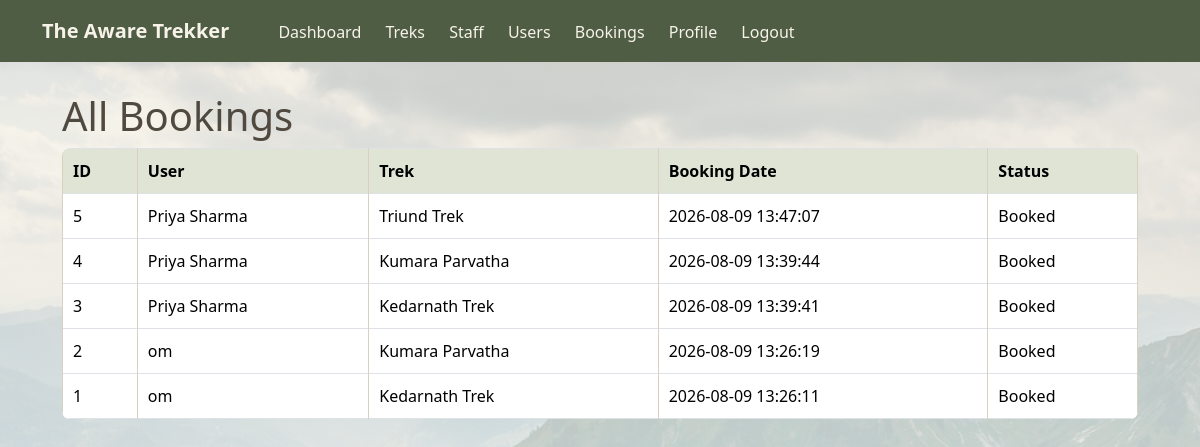
Screenshot of /admin/bookings (signed in) with the database file from the repository.
### models.py (models this page shows)
class Booking(db.Model):
    id = db.Column(db.Integer, primary_key=True)
    booking_date = db.Column(
        db.DateTime,
        server_default=db.func.now()
    )
    status = db.Column(
        db.Enum(BookingStatus),
        default=BookingStatus.BOOKED,
        nullable=False
    )
    user_id = db.Column(
        db.Integer,
        db.ForeignKey("user.id"),
        nullable=False
    )
    trek_id = db.Column(
        db.Integer,
        db.ForeignKey("trek.id"),
        nullable=False
    )

class User(UserMixin, db.Model):
    id = db.Column(db.Integer, primary_key=True)
    name = db.Column(db.String(100), nullable=False)
    email = db.Column(db.String(120), unique=True, nullable=False)
    password = db.Column(db.String(100), nullable=False)
    phone = db.Column(db.String(20))
    role = db.Column(db.Enum(UserRole), nullable=False)
    approved = db.Column(db.Boolean, default=False)
    blacklisted = db.Column(db.Boolean, default=False)
    bookings = db.relationship(
        "Booking",
        backref="user",
        cascade="all, delete-orphan"
    )
    assigned_treks = db.relationship(
        "Trek",
        backref="staff"
    )

class Trek(db.Model):
    id = db.Column(db.Integer, primary_key=True)
    name = db.Column(db.String(100), nullable=False)
    location = db.Column(db.String(100), nullable=False)
    difficulty = db.Column(
        db.Enum(TrekDifficulty),
        nullable=False
    )
    duration = db.Column(db.Integer, nullable=False)
    total_slots = db.Column(db.Integer, nullable=False)
    available_slots = db.Column(db.Integer, nullable=False)
    start_date = db.Column(db.Date, nullable=False)
    end_date = db.Column(db.Date, nullable=False)
    status = db.Column(
        db.Enum(TrekStatus),
        default=TrekStatus.OPEN,
        nullable=False
    )
    description = db.Column(db.Text)
    staff_id = db.Column(
        db.Integer,
        db.ForeignKey("user.id")
    )
    bookings = db.relationship(
        "Booking",
        backref="trek",
        cascade="all, delete-orphan"
    )

### app.py (the view)
@app.route("/admin/bookings")
@login_required
def admin_bookings():
    if not admin_only():
        return redirect(url_for("home"))
    bookings = Booking.query.order_by(
        Booking.booking_date.desc()
    ).all()
    return render_template(
        "admin/bookings.html",
        bookings=bookings
    )

### app.py (called while the page is built)
@login_manager.user_loader
def load_user(user_id):
    return User.query.get(int(user_id))

def admin_only():
    if current_user.role != UserRole.ADMIN:
        flash("Access denied.")
        return False
    return True

### templates/admin/bookings.html (shortened to what this page needs)
{% extends "base.html" %}
{% block content %}
<h1>All Bookings</h1>
<table class="table table-bordered">
    <tr>
        <th>ID</th>
        <th>User</th>
        <th>Trek</th>
        <th>Booking Date</th>
        <th>Status</th>
    </tr>
    {% for booking in bookings %}
    <tr>
        <td>{{ booking.id }}</td>
        <td>{{ booking.user.name }}</td>
        <td>{{ booking.trek.name }}</td>
        <td>{{ booking.booking_date }}</td>
        <td>{{ booking.status.value }}</td>
    </tr>
    {% else %}
    <tr>
        <td colspan="5">No bookings yet.</td>
    </tr>
    {% endfor %}
</table>
{% endblock %}

### rows the page displays
Booking: id "5", user.name "Priya Sharma", trek.name "Triund Trek", booking_date "2026-08-09 13:47:07", status.value "Booked"
Booking: id "4", user.name "Priya Sharma", trek.name "Kumara Parvatha", booking_date "2026-08-09 13:39:44", status.value "Booked"
Booking: id "3", user.name "Priya Sharma", trek.name "Kedarnath Trek", booking_date "2026-08-09 13:39:41", status.value "Booked"
Booking: id "2", user.name "om", trek.name "Kumara Parvatha", booking_date "2026-08-09 13:26:19", status.value "Booked"
Booking: id "1", user.name "om", trek.name "Kedarnath Trek", booking_date "2026-08-09 13:26:11", status.value "Booked"
